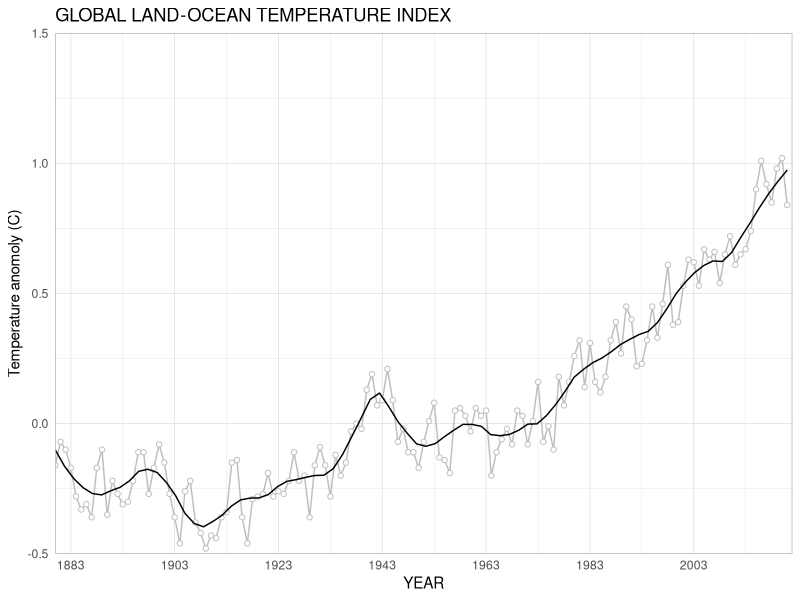
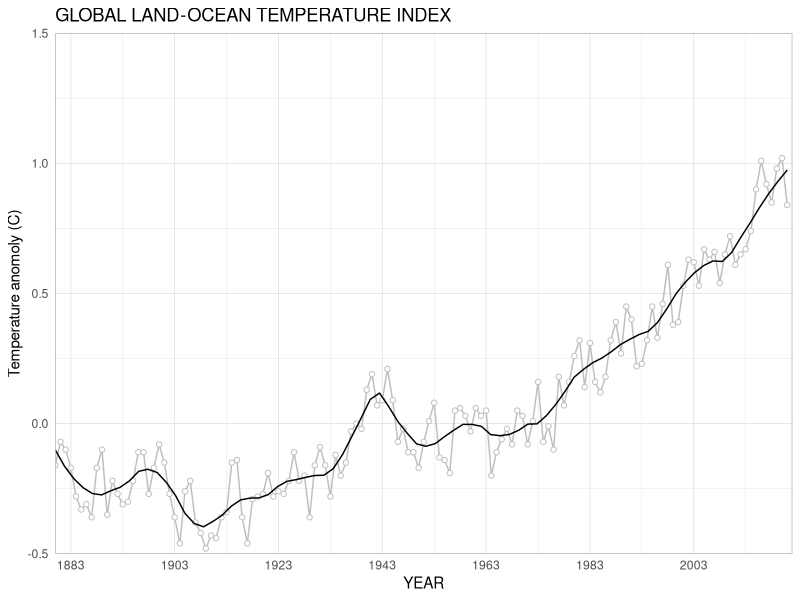

Recreate these plots in R, in order.
library(tidyverse)

read_csv("data/GLB.Ts+dSST.csv", skip = 1, na = "***") |> 
  
  select(year = Year, t_diff = `J-D`) |> 
  
  ggplot(aes(x = year, y = t_diff)) + 
  
  geom_line(color = 'gray') +
  
  geom_point(fill = 'white', color = 'gray', shape = 21) +
  
  geom_smooth(se = F, color = 'black', size = 0.5, span = 0.15) +
  
  scale_x_continuous(breaks =  seq(1883, 2023, 20), expand = c(0,0)) +
  
  scale_y_continuous(limits =  c(-0.5, 1.5), expand = c(0,0)) +
  
  labs(x = 'YEAR', 
       y = "Temperature anomoly (C)",
       title = 'GLOBAL LAND-OCEAN TEMPERATURE INDEX') +
  
  theme_light() + 
  
  theme(axis.ticks = element_blank())


ggsave('figures/temperature_index_plot.png', width = 6, height = 4)

